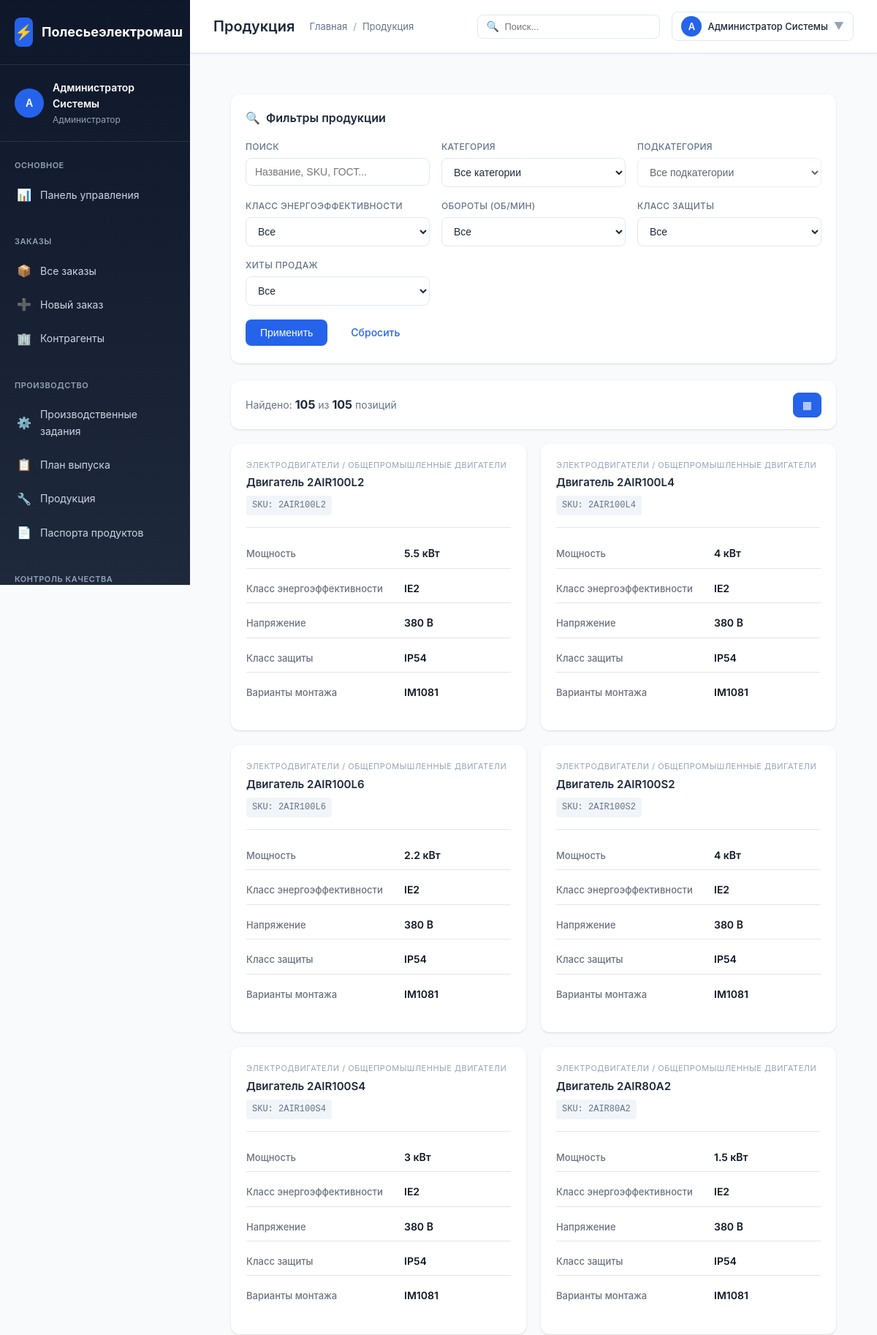
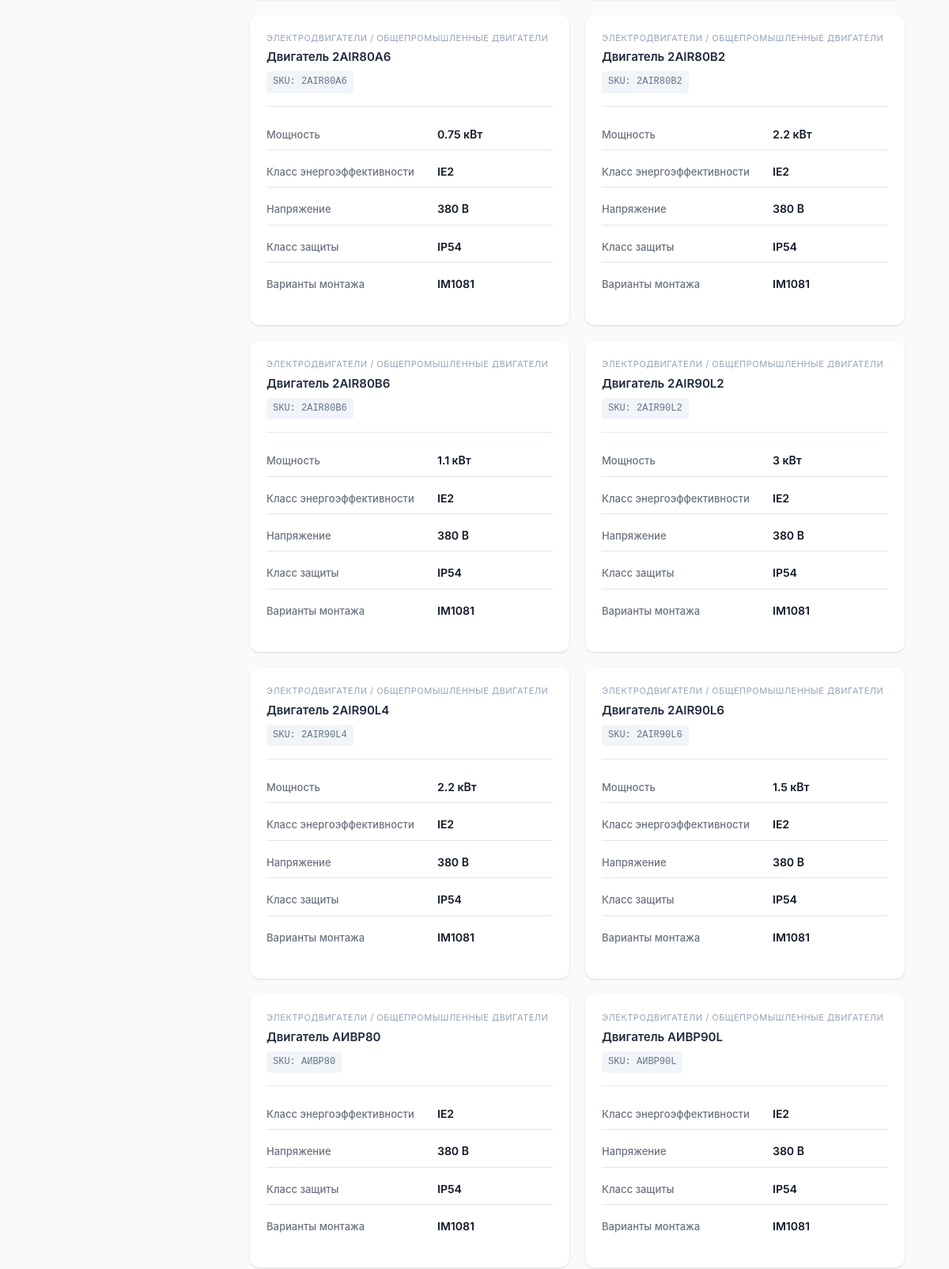
The app's page /polesie/modules/warehouse/production.php (signed in, upper part) with its own data (2 pictures, top to bottom).
### tables this page shows
CREATE TABLE `users` (
  `id` INT AUTO_INCREMENT PRIMARY KEY,
  `username` VARCHAR(50) NOT NULL UNIQUE,
  `password_hash` VARCHAR(255) NOT NULL,
  `full_name` VARCHAR(100) NOT NULL,
  `email` VARCHAR(100),
  `role_id` INT,
  `is_active` BOOLEAN DEFAULT TRUE,
  `created_at` TIMESTAMP DEFAULT CURRENT_TIMESTAMP,
  CONSTRAINT `fk_users_role` FOREIGN KEY (`role_id`) REFERENCES `user_roles`(`id`) ON DELETE SET NULL
);

CREATE TABLE `user_roles` (
  `id` INT AUTO_INCREMENT PRIMARY KEY,
  `name` VARCHAR(100) NOT NULL,
  `code` VARCHAR(50) NOT NULL UNIQUE,
  `description` TEXT,
  `permissions` JSON
);

CREATE TABLE `products` (
  `id` INT AUTO_INCREMENT PRIMARY KEY,
  `article` VARCHAR(50) NOT NULL UNIQUE,
  `name` VARCHAR(200) NOT NULL,
  `category_id` INT,
  `base_unit_id` INT,
  `specifications` JSON,
  `image` VARCHAR(255),
  `base_price` DECIMAL(15,2),
  `currency` CHAR(3) DEFAULT 'BYN',
  `is_active` BOOLEAN DEFAULT TRUE,
  `created_at` TIMESTAMP DEFAULT CURRENT_TIMESTAMP,
  CONSTRAINT `fk_prod_category` FOREIGN KEY (`category_id`) REFERENCES `product_categories`(`id`) ON DELETE SET NULL,
  CONSTRAINT `fk_prod_unit` FOREIGN KEY (`base_unit_id`) REFERENCES `base_units`(`id`) ON DELETE SET NULL
);

### polesie/modules/warehouse/production.php (the view, shortened to what the rows shown need)
<?php
require_once __DIR__ . '/../../config/config.php';
require_once __DIR__ . '/../../includes/auth.php';
$user = getCurrentUser();
$pdo = getDbConnection();
$pageTitle = 'Продукция';
$allProducts = [];
try {
    try {
        $sql = "SELECT p.*,
                       pc.name as category_name,
                       pc.parent_id as category_parent_id,
                       parent_cat.name as parent_category_name,
                       bu.name as unit_name
                FROM products p
                LEFT JOIN product_categories pc ON p.category_id = pc.id
                LEFT JOIN product_categories parent_cat ON pc.parent_id = parent_cat.id
                LEFT JOIN base_units bu ON p.base_unit_id = bu.id
                WHERE (p.is_active = TRUE OR p.is_active IS NULL OR p.is_active = 1)
                ORDER BY p.name ASC";
        $stmt = $pdo->query($sql);
        $dbProducts = $stmt->fetchAll(PDO::FETCH_ASSOC);
        foreach ($dbProducts as $prod) {
            $specs = [];
            if (!empty($prod['specifications'])) {
                $specsData = json_decode($prod['specifications'], true);
                if (is_array($specsData)) {
                    $specs = $specsData;
                }
            }
            if (isset($specs['мощность_квт'])) {
                $prod['power_kw'] = is_numeric($specs['мощность_квт']) ? floatval($specs['мощность_квт']) : $specs['мощность_квт'];
            }
            if (isset($specs['напряжение_в'])) {
                $prod['voltage_v'] = is_numeric($specs['напряжение_в']) ? intval($specs['напряжение_в']) : $specs['напряжение_в'];
            }
            if (isset($specs['класс_эффективности'])) {
                $prod['efficiency_class'] = strval($specs['класс_эффективности']);
            }
            if (isset($specs['габарит'])) {
                $prod['frame_size'] = strval($specs['габарит']);
            }
            if (isset($specs['монтаж'])) {
                $prod['mounting_versions'] = strval($specs['монтаж']);
            }
            if (isset($specs['степень_защиты'])) {
                $prod['protection_class'] = strval($specs['степень_защиты']);
            }
            $powerKw = !empty($prod['power_kw']) ? $prod['power_kw'] : ($specs['power_kw'] ?? $specs['мощность_квт'] ?? null);
            $rpm = !empty($prod['rpm']) ? $prod['rpm'] : ($specs['rpm'] ?? $specs['обороты_мин'] ?? null);
            $voltageV = !empty($prod['voltage_v']) ? $prod['voltage_v'] : ($specs['voltage_v'] ?? $specs['напряжение_в'] ?? null);
            $efficiencyClass = !empty($prod['efficiency_class']) ? $prod['efficiency_class'] : ($specs['efficiency_class'] ?? $specs['класс_эффективности'] ?? null);
            $shaftHeightMm = !empty($prod['shaft_height_mm']) ? $prod['shaft_height_mm'] : ($specs['shaft_height_mm'] ?? $specs['высота_оси_мм'] ?? $specs['габарит'] ?? null);
            $protectionClassInput = !empty($prod['protection_class']) ? $prod['protection_class'] : ($specs['protection_class'] ?? $specs['степень_защиты'] ?? '');
            $mountingVersionsInput = !empty($prod['mounting_versions']) ? $prod['mounting_versions'] : (isset($specs['mounting_versions']) ? $specs['mounting_versions'] : (isset($specs['монтаж']) ? $specs['монтаж'] : ''));
            $protectionClass = !empty($protectionClassInput) ? $protectionClassInput : '';
            $mountingVersions = !empty($mountingVersionsInput) ? $mountingVersionsInput : '';
            $product = [
                'id' => $prod['id'],
                'sku' => $prod['article'],
                'code_gost' => !empty($prod['code_gost']) ? $prod['code_gost'] : '',
                'name_full' => !empty($prod['name']) ? $prod['name'] : ($prod['name_short'] ?? ''),
                'name_short' => !empty($prod['name_short']) ? $prod['name_short'] : ($prod['name'] ?? ''),
                'category_id' => $prod['category_id'],
                'category_parent_id' => $prod['category_parent_id'],
                'parent_category' => [
                    'id' => $prod['category_parent_id'],
                    'name_ru' => $prod['parent_category_name'] ?? ($prod['category_name'] ?? '')
                ],
                'subcategory' => [
                    'id' => $prod['category_id'],
                    'name_ru' => $prod['category_name'] ?? ''
                ],
                'specs' => [
                    'power_kw' => $powerKw,
                    'power_kw_min' => $specs['power_kw_min'] ?? $specs['мощность_квт_min'] ?? null,
                    'power_kw_max' => $specs['power_kw_max'] ?? $specs['мощность_квт_max'] ?? null,
                    'rpm' => $rpm,
                    'voltage_v' => $voltageV,
                    'efficiency_class' => $efficiencyClass,
                    'shaft_height_mm' => $shaftHeightMm,
                    'protection_class' => $protectionClass ? (is_array($protectionClass) ? $protectionClass : explode(',', $protectionClass)) : [],
                    'mounting_versions' => $mountingVersions ? (is_array($mountingVersions) ? $mountingVersions : explode(',', $mountingVersions)) : []
                ],
                'is_bestseller' => !empty($prod['is_bestseller']),
                'is_serial_tracked' => !empty($prod['is_serial_tracked']),
                'image' => $prod['image'] ?? null,
                'base_price' => $prod['base_price'] ?? 0,
                'currency' => $prod['currency'] ?? 'BYN',
                'is_active' => !empty($prod['is_active'])
            ];
            $allProducts[] = $product;
        }
    } catch (Exception $e) {
        error_log("Ошибка при загрузке продукции: " . $e->getMessage());
        error_log("SQL: " . $sql);
        error_log("Trace: " . $e->getTraceAsString());
        $allProducts = [];
    }
} catch (Exception $e) {
    error_log("Ошибка при загрузке справочников: " . $e->getMessage());
}
$filteredProducts = $allProducts;
$sortBy = $_GET['sort'] ?? 'name';
$sortOrder = $_GET['order'] ?? 'asc';
usort($filteredProducts, function($a, $b) use ($sortBy, $sortOrder) {
    $result = 0;
    switch ($sortBy) {
        case 'name':
            $result = strcmp($a['name_full'], $b['name_full']);
            break;
        case 'sku':
            $result = strcmp($a['sku'], $b['sku']);
            break;
        case 'category':
            $result = strcmp($a['parent_category']['name_ru'] ?? '', $b['parent_category']['name_ru'] ?? '');
            break;
        case 'power':
            $powerA = $a['specs']['power_kw'] ?? $a['specs']['power_kw_min'] ?? 0;
            $powerB = $b['specs']['power_kw'] ?? $b['specs']['power_kw_min'] ?? 0;
            $result = $powerA - $powerB;
            break;
    }
    return $sortOrder === 'desc' ? -$result : $result;
});
?>
<!DOCTYPE html>
<html lang="ru">
<head>
    <link rel="stylesheet" href="<?= asset('assets/css/style.css') ?>">
</head>
<body>
    <div class="app-container">
        <?php include BASE_PATH . '/includes/sidebar.php'; ?>
        <div class="main-content">
            <?php include BASE_PATH . '/includes/topbar.php'; ?>
            <div class="content-area">
<div class="production-page">
    <?php if (empty($filteredProducts)): ?>
        <div class="empty-state">
            <div class="empty-state-icon">📦</div>
            <h3>Продукция не найдена</h3>
            <p>Измените параметры фильтрации</p>
        </div>
    <?php else: ?>
        <div class="products-grid">
            <?php foreach ($filteredProducts as $product): ?>
                <?php
                $productJson = htmlspecialchars(json_encode($product, JSON_UNESCAPED_UNICODE), ENT_QUOTES, 'UTF-8');
                ?>
                <div class="product-card" data-product="<?= $productJson ?>" onclick="openProductModal(this)">
                    <div class="product-card-header">
                        <div>
                            <div class="product-category"><?= e($product['parent_category']['name_ru']) ?> / <?= e($product['subcategory']['name_ru']) ?></div>
                            <div class="product-name"><?= e($product['name_full']) ?></div>
                            <div class="product-sku">SKU: <?= e($product['sku']) ?> <?php if (!empty($product['code_gost'])): ?>| ГОСТ: <?= e($product['code_gost']) ?><?php endif; ?></div>
                        </div>
                    </div>
                    <div class="product-specs">
                        <?php
                        $specs = $product['specs'] ?? [];
                        $displaySpecs = [];
                        $powerKw = $specs['power_kw'] ?? $specs['мощность_квт'] ?? $specs['мощность_основная_квт'] ?? null;
                        $powerKwMin = $specs['power_kw_min'] ?? $specs['мощность_квт_min'] ?? null;
                        $powerKwMax = $specs['power_kw_max'] ?? $specs['мощность_квт_max'] ?? null;
                        if (!empty($powerKw)) {
                            $displaySpecs[] = ['label' => 'Мощность', 'value' => $powerKw . ' кВт'];
                        }
                        $shaftHeight = $specs['shaft_height_mm'] ?? $specs['высота_оси_мм'] ?? $specs['габарит'] ?? null;
                        if (!empty($shaftHeight)) {
                            $displaySpecs[] = ['label' => 'Высота оси', 'value' => $shaftHeight . ' мм'];
                        }
                        $efficiencyClass = $specs['efficiency_class'] ?? $specs['класс_эффективности'] ?? null;
                        if (!empty($efficiencyClass)) {
                            $displaySpecs[] = ['label' => 'Класс энергоэффективности', 'value' => $efficiencyClass];
                        }
                        $voltageV = $specs['voltage_v'] ?? $specs['напряжение_в'] ?? null;
                        if (!empty($voltageV)) {
                            $displaySpecs[] = ['label' => 'Напряжение', 'value' => $voltageV . ' В'];
                        }
                        $protectionClass = $specs['protection_class'] ?? $specs['степень_защиты'] ?? null;
                        if (!empty($protectionClass)) {
                            $protectionValue = is_array($protectionClass) ? implode(', ', $protectionClass) : $protectionClass;
                            $displaySpecs[] = ['label' => 'Класс защиты', 'value' => $protectionValue];
                        }
                        $mountingVersions = $specs['mounting_versions'] ?? $specs['монтаж'] ?? null;
                        if (!empty($mountingVersions)) {
                            $mountingValue = is_array($mountingVersions) ? implode(', ', $mountingVersions) : $mountingVersions;
                            $displaySpecs[] = ['label' => 'Варианты монтажа', 'value' => $mountingValue];
                        }
                        foreach ($displaySpecs as $spec):
                        ?>
                        <div class="spec-row">
                            <span class="spec-label"><?= e($spec['label']) ?></span>
                            <span class="spec-value"><?= e($spec['value']) ?></span>
                        </div>
                        <?php endforeach; ?>
                    </div>
                </div>
            <?php endforeach; ?>
        </div>
    <?php endif; ?>
</div>
</div>
        </div>
    </div>
</body>
</html>

### polesie/includes/sidebar.php (shortened to what the rows shown need)
<div class="sidebar">
    <div class="sidebar-user">
        <div class="sidebar-user-info">
            <div class="sidebar-user-avatar">
                <?= mb_substr($user['full_name'], 0, 1) ?>
            </div>
            <div class="sidebar-user-details">
                <div class="sidebar-user-name"><?= e($user['full_name']) ?></div>
                <div class="sidebar-user-role"><?= e($user['role_name']) ?></div>
            </div>
        </div>
    </div>
</div>

### polesie/includes/topbar.php (shortened to what the rows shown need)
<div class="topbar">
    <div class="topbar-left">
        <h1 class="topbar-title"><?= e($pageTitle) ?></h1>
    </div>
    <div class="topbar-right">
        <div style="position: relative;">
            <div class="topbar-action" onclick="toggleProfileMenu()" style="width: auto; padding: 8px 12px; gap: 8px;">
                <div style="width: 28px; height: 28px; background: var(--primary-color); border-radius: 50%; display: flex; align-items: center; justify-content: center; color: white; font-size: 13px; font-weight: 600;">
                    <?= mb_substr($user['full_name'], 0, 1) ?>
                </div>
                <span style="font-size: 13px; font-weight: 500;"><?= e($user['full_name']) ?></span>
                <span style="color: var(--text-muted);">▼</span>
            </div>
        </div>
    </div>
</div>

### records on screen
users: full_name "А", full_name "Администратор Системы", role.name "Администратор"
products: name_ru "ЭЛЕКТРОДВИГАТЕЛИ", name_ru "ОБЩЕПРОМЫШЛЕННЫЕ ДВИГАТЕЛИ", name "Двигатель 2AIR100L2", article "2AIR100L2", label "Мощность", value "5.5 кВт", label "Класс энергоэффективности", value "IE2", label "Напряжение", value "380 В", label "Класс защиты", value "IP54", label "Варианты монтажа", value "IM1081"
products: name_ru "ЭЛЕКТРОДВИГАТЕЛИ", name_ru "ОБЩЕПРОМЫШЛЕННЫЕ ДВИГАТЕЛИ", name "Двигатель 2AIR100L4", article "2AIR100L4", label "Мощность", value "4 кВт", label "Класс энергоэффективности", value "IE2", label "Напряжение", value "380 В", label "Класс защиты", value "IP54", label "Варианты монтажа", value "IM1081"
products: name_ru "ЭЛЕКТРОДВИГАТЕЛИ", name_ru "ОБЩЕПРОМЫШЛЕННЫЕ ДВИГАТЕЛИ", name "Двигатель 2AIR100L6", article "2AIR100L6", label "Мощность", value "2.2 кВт", label "Класс энергоэффективности", value "IE2", label "Напряжение", value "380 В", label "Класс защиты", value "IP54", label "Варианты монтажа", value "IM1081"
products: name_ru "ЭЛЕКТРОДВИГАТЕЛИ", name_ru "ОБЩЕПРОМЫШЛЕННЫЕ ДВИГАТЕЛИ", name "Двигатель 2AIR100S2", article "2AIR100S2", label "Мощность", value "4 кВт", label "Класс энергоэффективности", value "IE2", label "Напряжение", value "380 В", label "Класс защиты", value "IP54", label "Варианты монтажа", value "IM1081"
products: name_ru "ЭЛЕКТРОДВИГАТЕЛИ", name_ru "ОБЩЕПРОМЫШЛЕННЫЕ ДВИГАТЕЛИ", name "Двигатель 2AIR100S4", article "2AIR100S4", label "Мощность", value "3 кВт", label "Класс энергоэффективности", value "IE2", label "Напряжение", value "380 В", label "Класс защиты", value "IP54", label "Варианты монтажа", value "IM1081"
products: name_ru "ЭЛЕКТРОДВИГАТЕЛИ", name_ru "ОБЩЕПРОМЫШЛЕННЫЕ ДВИГАТЕЛИ", name "Двигатель 2AIR80A2", article "2AIR80A2", label "Мощность", value "1.5 кВт", label "Класс энергоэффективности", value "IE2", label "Напряжение", value "380 В", label "Класс защиты", value "IP54", label "Варианты монтажа", value "IM1081"
products: name_ru "ЭЛЕКТРОДВИГАТЕЛИ", name_ru "ОБЩЕПРОМЫШЛЕННЫЕ ДВИГАТЕЛИ", name "Двигатель 2AIR80A6", article "2AIR80A6", label "Мощность", value "0.75 кВт", label "Класс энергоэффективности", value "IE2", label "Напряжение", value "380 В", label "Класс защиты", value "IP54", label "Варианты монтажа", value "IM1081"
products: name_ru "ЭЛЕКТРОДВИГАТЕЛИ", name_ru "ОБЩЕПРОМЫШЛЕННЫЕ ДВИГАТЕЛИ", name "Двигатель 2AIR80B2", article "2AIR80B2", label "Мощность", value "2.2 кВт", label "Класс энергоэффективности", value "IE2", label "Напряжение", value "380 В", label "Класс защиты", value "IP54", label "Варианты монтажа", value "IM1081"
products: name_ru "ЭЛЕКТРОДВИГАТЕЛИ", name_ru "ОБЩЕПРОМЫШЛЕННЫЕ ДВИГАТЕЛИ", name "Двигатель 2AIR80B6", article "2AIR80B6", label "Мощность", value "1.1 кВт", label "Класс энергоэффективности", value "IE2", label "Напряжение", value "380 В", label "Класс защиты", value "IP54", label "Варианты монтажа", value "IM1081"
products: name_ru "ЭЛЕКТРОДВИГАТЕЛИ", name_ru "ОБЩЕПРОМЫШЛЕННЫЕ ДВИГАТЕЛИ", name "Двигатель 2AIR90L2", article "2AIR90L2", label "Мощность", value "3 кВт", label "Класс энергоэффективности", value "IE2", label "Напряжение", value "380 В", label "Класс защиты", value "IP54", label "Варианты монтажа", value "IM1081"
products: name_ru "ЭЛЕКТРОДВИГАТЕЛИ", name_ru "ОБЩЕПРОМЫШЛЕННЫЕ ДВИГАТЕЛИ", name "Двигатель 2AIR90L4", article "2AIR90L4", label "Мощность", value "2.2 кВт", label "Класс энергоэффективности", value "IE2", label "Напряжение", value "380 В", label "Класс защиты", value "IP54", label "Варианты монтажа", value "IM1081"
products: name_ru "ЭЛЕКТРОДВИГАТЕЛИ", name_ru "ОБЩЕПРОМЫШЛЕННЫЕ ДВИГАТЕЛИ", name "Двигатель 2AIR90L6", article "2AIR90L6", label "Мощность", value "1.5 кВт", label "Класс энергоэффективности", value "IE2", label "Напряжение", value "380 В", label "Класс защиты", value "IP54", label "Варианты монтажа", value "IM1081"
products: name_ru "ЭЛЕКТРОДВИГАТЕЛИ", name_ru "ОБЩЕПРОМЫШЛЕННЫЕ ДВИГАТЕЛИ", name "Двигатель АИВР80", article "АИВР80", label "Класс энергоэффективности", value "IE2", label "Напряжение", value "380 В", label "Класс защиты", value "IP54", label "Варианты монтажа", value "IM1081"
products: name_ru "ЭЛЕКТРОДВИГАТЕЛИ", name_ru "ОБЩЕПРОМЫШЛЕННЫЕ ДВИГАТЕЛИ", name "Двигатель АИВР90L", article "АИВР90L", label "Класс энергоэффективности", value "IE2", label "Напряжение", value "380 В", label "Класс защиты", value "IP54", label "Варианты монтажа", value "IM1081"

### other values on screen
$pageTitle "Продукция"
count($filteredProducts) "105"
count($allProducts) "105"
